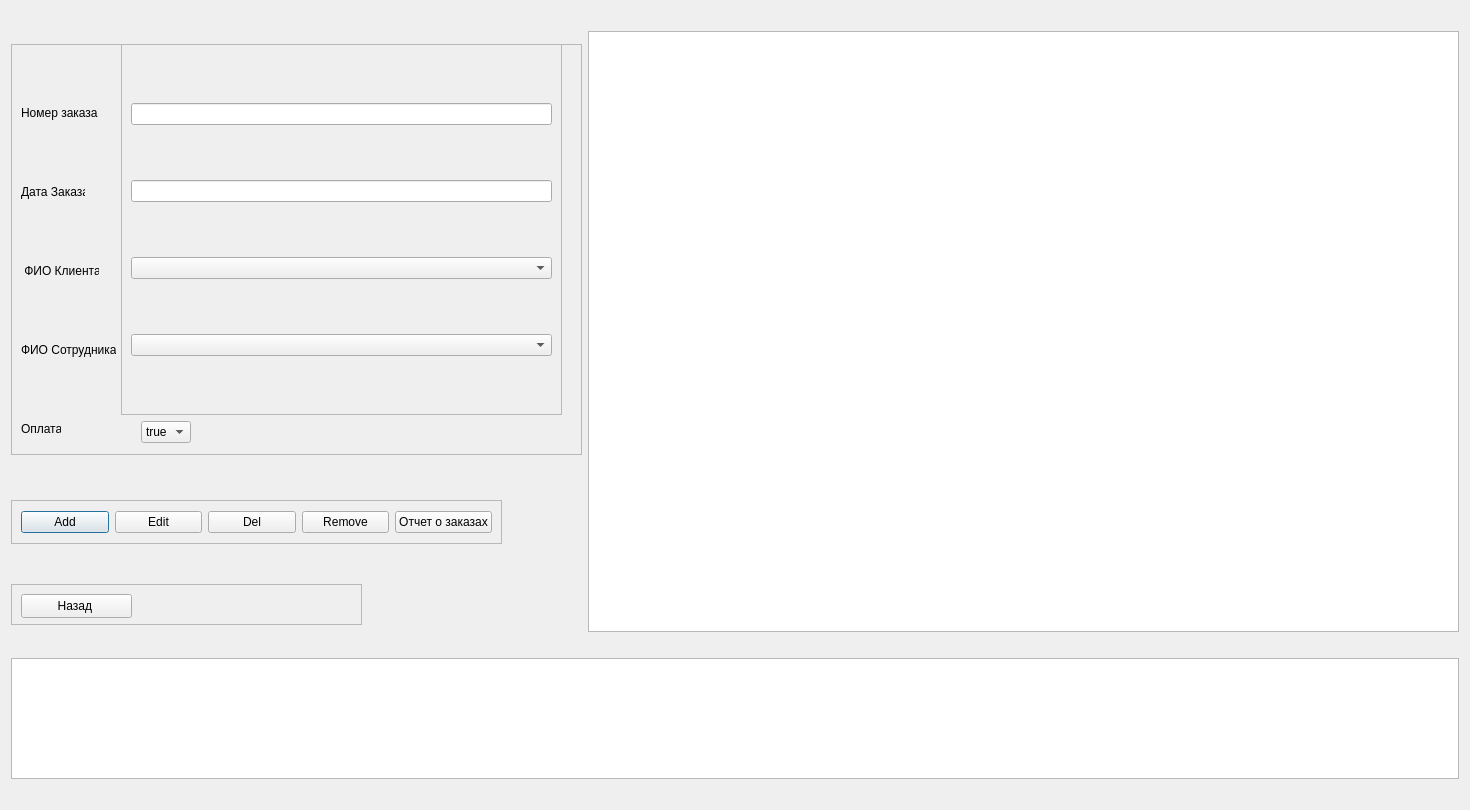
<?xml version="1.0" encoding="UTF-8"?>
<ui version="4.0">
 <class>order</class>
 <widget class="QDialog" name="order">
  <property name="geometry">
   <rect>
    <x>0</x>
    <y>0</y>
    <width>1466</width>
    <height>810</height>
   </rect>
  </property>
  <property name="windowTitle">
   <string>Dialog</string>
  </property>
  <layout class="QGridLayout" name="gridLayout">
   <item row="0" column="0">
    <widget class="QFrame" name="frame">
     <property name="minimumSize">
      <size>
       <width>571</width>
       <height>411</height>
      </size>
     </property>
     <property name="maximumSize">
      <size>
       <width>571</width>
       <height>411</height>
      </size>
     </property>
     <property name="frameShape">
      <enum>QFrame::StyledPanel</enum>
     </property>
     <property name="frameShadow">
      <enum>QFrame::Raised</enum>
     </property>
     <widget class="QLabel" name="lbID_2">
      <property name="geometry">
       <rect>
        <x>10</x>
        <y>61</y>
        <width>78</width>
        <height>16</height>
       </rect>
      </property>
      <property name="text">
       <string>Номер заказа </string>
      </property>
     </widget>
     <widget class="QLabel" name="label_3">
      <property name="geometry">
       <rect>
        <x>10</x>
        <y>140</y>
        <width>64</width>
        <height>16</height>
       </rect>
      </property>
      <property name="text">
       <string>Дата Заказа</string>
      </property>
     </widget>
     <widget class="QLabel" name="lbName_2">
      <property name="geometry">
       <rect>
        <x>10</x>
        <y>219</y>
        <width>78</width>
        <height>16</height>
       </rect>
      </property>
      <property name="text">
       <string> ФИО Клиента</string>
      </property>
     </widget>
     <widget class="QLabel" name="lbINN_2">
      <property name="geometry">
       <rect>
        <x>10</x>
        <y>298</y>
        <width>95</width>
        <height>16</height>
       </rect>
      </property>
      <property name="text">
       <string>ФИО Сотрудника</string>
      </property>
     </widget>
     <widget class="QLabel" name="label">
      <property name="geometry">
       <rect>
        <x>10</x>
        <y>377</y>
        <width>40</width>
        <height>16</height>
       </rect>
      </property>
      <property name="text">
       <string>Оплата</string>
      </property>
     </widget>
     <widget class="QComboBox" name="cBpay">
      <property name="geometry">
       <rect>
        <x>130</x>
        <y>377</y>
        <width>50</width>
        <height>22</height>
       </rect>
      </property>
      <property name="maximumSize">
       <size>
        <width>51</width>
        <height>22</height>
       </size>
      </property>
      <item>
       <property name="text">
        <string>true</string>
       </property>
      </item>
      <item>
       <property name="text">
        <string>false</string>
       </property>
      </item>
     </widget>
     <widget class="QFrame" name="frame_5">
      <property name="geometry">
       <rect>
        <x>110</x>
        <y>0</y>
        <width>441</width>
        <height>371</height>
       </rect>
      </property>
      <property name="minimumSize">
       <size>
        <width>441</width>
        <height>371</height>
       </size>
      </property>
      <property name="maximumSize">
       <size>
        <width>441</width>
        <height>371</height>
       </size>
      </property>
      <property name="frameShape">
       <enum>QFrame::StyledPanel</enum>
      </property>
      <property name="frameShadow">
       <enum>QFrame::Raised</enum>
      </property>
      <layout class="QVBoxLayout" name="verticalLayout">
       <item>
        <widget class="QLineEdit" name="leOrder_number"/>
       </item>
       <item>
        <widget class="QLineEdit" name="leDate_2"/>
       </item>
       <item>
        <widget class="QComboBox" name="cbFio_client"/>
       </item>
       <item>
        <widget class="QComboBox" name="cbFio_emp"/>
       </item>
      </layout>
     </widget>
    </widget>
   </item>
   <item row="0" column="1" rowspan="3">
    <widget class="QTableWidget" name="twOrg">
     <property name="minimumSize">
      <size>
       <width>871</width>
       <height>561</height>
      </size>
     </property>
    </widget>
   </item>
   <item row="1" column="0">
    <widget class="QFrame" name="frame_3">
     <property name="maximumSize">
      <size>
       <width>491</width>
       <height>44</height>
      </size>
     </property>
     <property name="frameShape">
      <enum>QFrame::StyledPanel</enum>
     </property>
     <property name="frameShadow">
      <enum>QFrame::Raised</enum>
     </property>
     <layout class="QHBoxLayout" name="horizontalLayout">
      <item>
       <widget class="QPushButton" name="btnAdd_2">
        <property name="text">
         <string>Add</string>
        </property>
       </widget>
      </item>
      <item>
       <widget class="QPushButton" name="btnEdit_2">
        <property name="text">
         <string>Edit</string>
        </property>
       </widget>
      </item>
      <item>
       <widget class="QPushButton" name="btnDel_2">
        <property name="text">
         <string>Del</string>
        </property>
       </widget>
      </item>
      <item>
       <widget class="QPushButton" name="btnRemove_2">
        <property name="text">
         <string>Remove</string>
        </property>
       </widget>
      </item>
      <item>
       <widget class="QPushButton" name="btnReport_order">
        <property name="text">
         <string>Отчет о заказах</string>
        </property>
       </widget>
      </item>
     </layout>
    </widget>
   </item>
   <item row="2" column="0">
    <widget class="QFrame" name="frame_4">
     <property name="minimumSize">
      <size>
       <width>351</width>
       <height>41</height>
      </size>
     </property>
     <property name="maximumSize">
      <size>
       <width>351</width>
       <height>41</height>
      </size>
     </property>
     <property name="frameShape">
      <enum>QFrame::StyledPanel</enum>
     </property>
     <property name="frameShadow">
      <enum>QFrame::Raised</enum>
     </property>
     <widget class="QPushButton" name="btnBack">
      <property name="geometry">
       <rect>
        <x>10</x>
        <y>10</y>
        <width>111</width>
        <height>24</height>
       </rect>
      </property>
      <property name="text">
       <string>Назад </string>
      </property>
     </widget>
    </widget>
   </item>
   <item row="3" column="0" colspan="2">
    <widget class="QTextEdit" name="teResult">
     <property name="sizePolicy">
      <sizepolicy hsizetype="Minimum" vsizetype="Expanding">
       <horstretch>0</horstretch>
       <verstretch>0</verstretch>
      </sizepolicy>
     </property>
     <property name="maximumSize">
      <size>
       <width>16777215</width>
       <height>121</height>
      </size>
     </property>
     <property name="readOnly">
      <bool>true</bool>
     </property>
    </widget>
   </item>
  </layout>
 </widget>
 <resources/>
 <connections/>
</ui>
